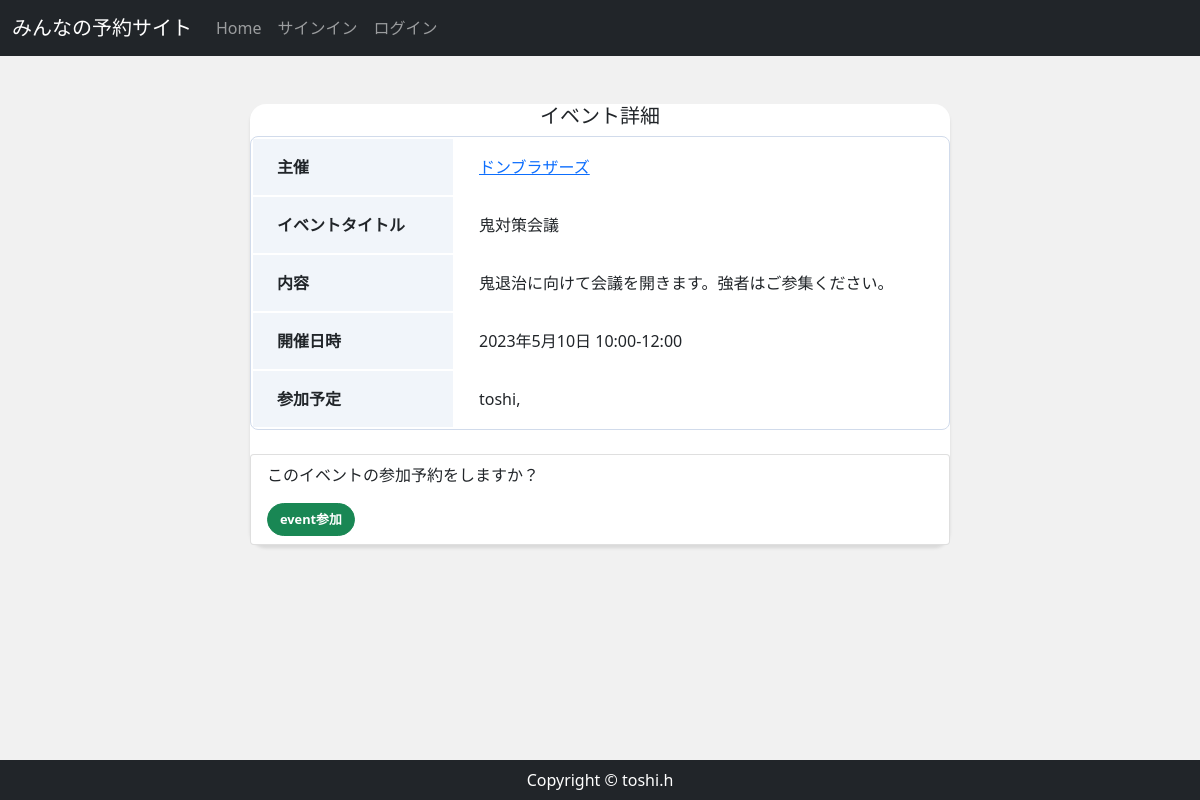
The app's page /event_detail/22/ with its own data.
### reservation/models.py (models this page shows, shortened)
class Event(models.Model):
    event_title = models.CharField(max_length=150)
    event_detail = models.TextField()
    group = models.ForeignKey(Group,  on_delete=models.CASCADE, related_name="group_event")
    event_date = models.DateField()
    start_time = models.TimeField()
    end_time = models.TimeField()

class Group(models.Model):
    group_name = models.CharField(max_length=150)
    group_detail = models.TextField()
    group_owner = models.ForeignKey(
        CustomUser,
        unique=False,
        db_index=True,
        related_name='owner',
        on_delete=models.CASCADE
    )
    def __str__(self):
        return self.group_name

class Join(models.Model):
    join_name = models.ForeignKey(CustomUser, on_delete=models.CASCADE)
    join_event = models.ForeignKey(Event, on_delete=models.CASCADE)
    join = models.BooleanField(default=False)
    class Meta:
        constraints = [
            models.UniqueConstraint(
                fields=["join_name","join_event"],
                name = "join_unique"
            ),
        ]

### accounts/models.py (models this page shows, shortened)
class CustomUser(AbstractBaseUser, PermissionsMixin):
    email = models.EmailField(
        verbose_name='email',
        max_length=255,
        unique=True,
        )
    first_name = models.CharField('名', max_length=150)
    last_name = models.CharField('姓', max_length=150)
    nickname = models.CharField('ニックネーム', max_length=150,  null=True, blank=True)
    active = models.BooleanField(default=True)
    staff = models.BooleanField(default=False) #staffかどうか
    admin = models.BooleanField(default=False)
    objects = UserManager()
    EMAIL_FIELD = 'email'
    USERNAME_FIELD = 'email'
    REQUIRED_FIELDS = []
    def __str__(self):
        return self.email
    class Meta(AbstractBaseUser.Meta):
        db_table = 'custom_user'

### reservation/views.py (the view)
# urls.py: path('event_detail/<int:pk>/',views.EventDetailView.as_view(), name="event_detail"), #イベント詳細
class EventDetailView(DetailView):
    template_name = 'reservation/event_detail.html'
    def get(self, request, *args, **kwargs):
        event = Event.objects.get(id=self.kwargs['pk'])
        is_join=False
        for join_event in event.join_set.all():
            print(join_event.join_name)
            if self.request.user==join_event.join_name:
                is_join=True
        return render(request, self.template_name,{
            'event': event,
            'is_join': is_join,
        })

### reservation/templates/reservation/event_detail.html (shortened to what this page needs)
{% extends 'reservation/base.html' %}
{% block content %}
    <div class="card card-profile my-5 mx-auto">
        <div class="carl-body">
            <h5 class="card-title text-center">イベント詳細</h5>
            <table class="profile_table mb-4 ">
                <tbody>
                    <tr>
                        <th class="header">主催</th>
                        <td class="data"><a href="{% url 'group_detail_cal' event.group.pk  %} " >{{ event.group }}</a></td>
                    </tr>
                    <tr>
                        <th class="header">イベントタイトル</th>
                        <td class="data">{{ event.event_title }}</td>
                    </tr>
                    <tr>
                        <th class="header">内容</th>
                        <td class="data">{{ event.event_detail }}</td>
                    </tr>
                    <tr>
                        <th class="header">開催日時</th>
                        <td class="data">{{ event.event_date }}  {{ event.start_time }}-{{ event.end_time }}</td>
                    </tr>
                    <tr>
                        <th class="header">参加予定</th>
                        <td class="data">
                        {% for member in event.join_set.all %}
                            {{ member.join_name.nickname }},
                        {% endfor %}
                        </td>
                    </tr>
                </tbody>
            </table>
            {% if not is_join %}
                <ul class="list-group">
                    <li class="list-group-item">
                        <p>このイベントの参加予約をしますか？</p>
                        <a href="{% url 'event_join' event.pk  %} " class="btn btn-success">event参加</a>
                    </li>
                </ul>
            {% endif %}
        </div>
    </div>
{% endblock %}

### reservation/static/css/rsv_style.css (style rules this page uses)
* { margin: 0; padding: 0; box-sizing: border-box; }
.card-profile { width: 700px; border: 0; border-radius: 1rem; box-shadow: 0 0.2rem 0.2rem 0 rgba(0, 0, 0, 0.1) }
.btn { font-size: 80%; border-radius: 5rem; font-weight: bold; }
.profile_table { width: 100%; border: 1px solid #d1dbeb; border-radius: 8px; border-collapse: separate; overflow: hidden; }
.profile_table .header { width: 200px; padding: 16px 24px; text-align: left; background: #f1f5fa; }
.profile_table .data { padding: 16px 24px; }

### records on screen
Event: group "ドンブラザーズ", event_title "鬼対策会議", event_detail "鬼退治に向けて会議を開きます。強者はご参集ください。", event_date "2023年5月10日", start_time "10:00", end_time "12:00"
Join: join_name.nickname "toshi"
